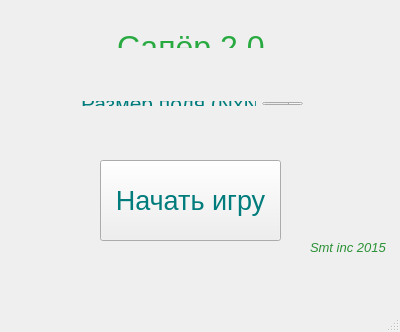
<?xml version="1.0" encoding="UTF-8"?>
<ui version="4.0">
 <class>MainWindow</class>
 <widget class="QMainWindow" name="MainWindow">
  <property name="geometry">
   <rect>
    <x>0</x>
    <y>0</y>
    <width>400</width>
    <height>332</height>
   </rect>
  </property>
  <property name="windowTitle">
   <string>Сапёр 2.0</string>
  </property>
  <property name="windowIcon">
   <iconset resource="res.qrc">
    <normaloff>:/img/mine</normaloff>:/img/mine</iconset>
  </property>
  <property name="styleSheet">
   <string notr="true">color: rgb(1,124,124);
</string>
  </property>
  <widget class="QWidget" name="centralWidget">
   <widget class="QPushButton" name="pushButton_start">
    <property name="geometry">
     <rect>
      <x>100</x>
      <y>160</y>
      <width>181</width>
      <height>81</height>
     </rect>
    </property>
    <property name="font">
     <font>
      <pointsize>20</pointsize>
     </font>
    </property>
    <property name="text">
     <string>Начать игру</string>
    </property>
   </widget>
   <widget class="QLabel" name="label_smt_inc">
    <property name="geometry">
     <rect>
      <x>310</x>
      <y>240</y>
      <width>81</width>
      <height>16</height>
     </rect>
    </property>
    <property name="text">
     <string>&lt;html&gt;&lt;head/&gt;&lt;body&gt;&lt;p&gt;&lt;span style=&quot; font-size:10pt; font-style:italic; color:#2b9135;&quot;&gt;Smt inc 2015&lt;/span&gt;&lt;/p&gt;&lt;/body&gt;&lt;/html&gt;</string>
    </property>
   </widget>
   <widget class="QLabel" name="label_img_mine_1">
    <property name="geometry">
     <rect>
      <x>190</x>
      <y>130</y>
      <width>141</width>
      <height>141</height>
     </rect>
    </property>
    <property name="text">
     <string>&lt;html&gt;&lt;head/&gt;&lt;body&gt;&lt;p&gt;&lt;img src=&quot;:/img/mine&quot;/&gt;&lt;/p&gt;&lt;/body&gt;&lt;/html&gt;</string>
    </property>
   </widget>
   <widget class="QLabel" name="label_img_mine_0">
    <property name="geometry">
     <rect>
      <x>80</x>
      <y>130</y>
      <width>141</width>
      <height>141</height>
     </rect>
    </property>
    <property name="text">
     <string>&lt;html&gt;&lt;head/&gt;&lt;body&gt;&lt;p&gt;&lt;img src=&quot;:/img/mine&quot;/&gt;&lt;/p&gt;&lt;/body&gt;&lt;/html&gt;</string>
    </property>
   </widget>
   <widget class="QWidget" name="layoutWidget">
    <property name="geometry">
     <rect>
      <x>70</x>
      <y>90</y>
      <width>244</width>
      <height>27</height>
     </rect>
    </property>
    <layout class="QHBoxLayout" name="horizontalLayout">
     <item>
      <widget class="QLabel" name="label_field_size">
       <property name="font">
        <font>
         <pointsize>16</pointsize>
        </font>
       </property>
       <property name="text">
        <string>Размер поля (NxN):</string>
       </property>
      </widget>
     </item>
     <item>
      <widget class="QSpinBox" name="spinBox_mines_number">
       <property name="minimum">
        <number>4</number>
       </property>
       <property name="maximum">
        <number>32</number>
       </property>
       <property name="singleStep">
        <number>5</number>
       </property>
       <property name="value">
        <number>15</number>
       </property>
      </widget>
     </item>
    </layout>
   </widget>
   <widget class="QWidget" name="layoutWidget">
    <property name="geometry">
     <rect>
      <x>80</x>
      <y>18</y>
      <width>222</width>
      <height>41</height>
     </rect>
    </property>
    <layout class="QHBoxLayout" name="horizontalLayout_2">
     <item>
      <widget class="QLabel" name="label_img_flag_2">
       <property name="text">
        <string>&lt;html&gt;&lt;head/&gt;&lt;body&gt;&lt;p&gt;&lt;img src=&quot;:/img/flag&quot;/&gt;&lt;/p&gt;&lt;/body&gt;&lt;/html&gt;</string>
       </property>
      </widget>
     </item>
     <item>
      <widget class="QLabel" name="label_main_name">
       <property name="text">
        <string>&lt;html&gt;&lt;head/&gt;&lt;body&gt;&lt;p&gt;&lt;span style=&quot; font-size:24pt; color:#28aa41;&quot;&gt;Сапёр 2.0&lt;/span&gt;&lt;/p&gt;&lt;/body&gt;&lt;/html&gt;</string>
       </property>
      </widget>
     </item>
     <item>
      <widget class="QLabel" name="label_img_flag">
       <property name="text">
        <string>&lt;html&gt;&lt;head/&gt;&lt;body&gt;&lt;p&gt;&lt;img src=&quot;:/img/flag&quot;/&gt;&lt;/p&gt;&lt;/body&gt;&lt;/html&gt;</string>
       </property>
      </widget>
     </item>
    </layout>
   </widget>
   <zorder>layoutWidget</zorder>
   <zorder>label_img_mine_1</zorder>
   <zorder>label_img_mine_0</zorder>
   <zorder>pushButton_start</zorder>
   <zorder>layoutWidget</zorder>
   <zorder>label_smt_inc</zorder>
  </widget>
  <widget class="QMenuBar" name="menuBar">
   <property name="geometry">
    <rect>
     <x>0</x>
     <y>0</y>
     <width>400</width>
     <height>25</height>
    </rect>
   </property>
  </widget>
  <widget class="QStatusBar" name="statusBar"/>
 </widget>
 <layoutdefault spacing="6" margin="11"/>
 <resources>
  <include location="res.qrc"/>
 </resources>
 <connections/>
</ui>
